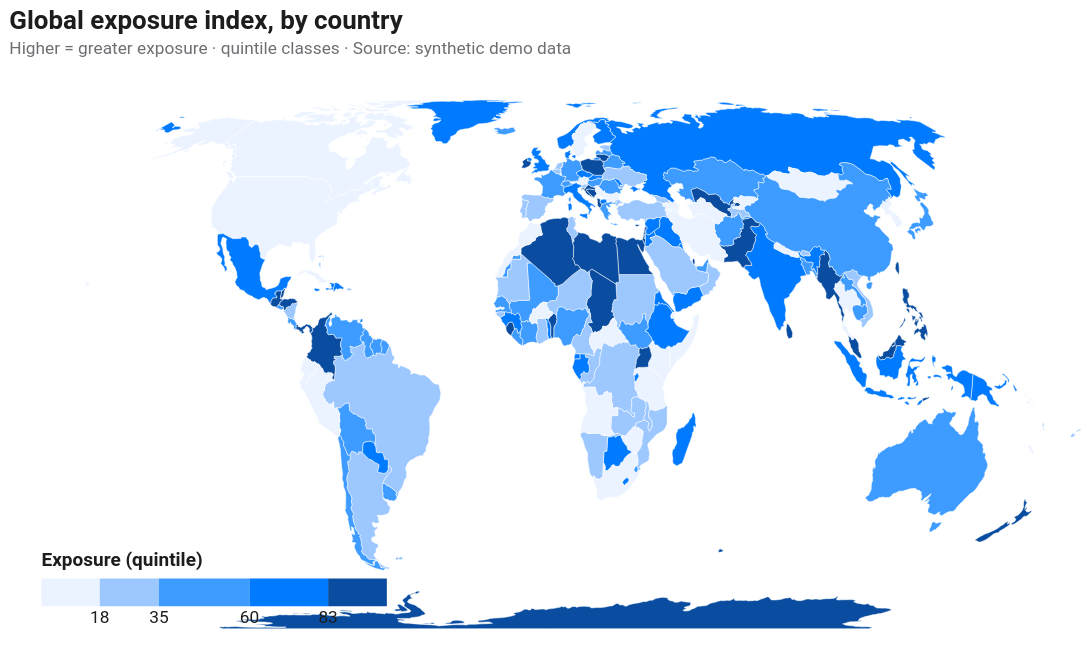

Here is the Vega-Lite specification saved for this chart:
### Vega-Lite specification from a JSON file in a GitHub repository (floating-point values rounded to 4 significant figures; data arrays with more than 128 entries replaced by an {"elided": "..."} marker saying what was removed)
{"$schema": "https://vega.github.io/schema/vega-lite/v5.json", "width": 620, "height": 340, "config": {"background": "#FFFFFF", "font": "Roboto, Roboto Serif, Roboto Mono, system-ui, sans-serif", "view": {"stroke": null, "cornerRadius": 10}, "axis": {"domain": true, "domainColor": "#1D1D1F", "labelColor": "#1D1D1F", "titleColor": "#1D1D1F", "grid": false, "ticks": false, "labelFont": "Roboto Mono", "titleFont": "Roboto"}, "axisTop": {"domain": false, "domainColor": null, "labels": false, "ticks": false, "title": null}, "axisRight": {"domain": false, "domainColor": null, "labels": false, "ticks": false, "title": null}, "legend": {"titleFont": "Roboto", "labelFont": "Roboto", "labelColor": "#1D1D1F", "titleColor": "#1D1D1F"}, "title": {"font": "Roboto", "fontSize": 14, "color": "#1D1D1F", "subtitleFont": "Roboto", "subtitleColor": "#1D1D1F"}, "range": {"category": ["#FF3B30", "#FF9500", "#FFCC00", "#28CD41", "#79DBDC", "#007AFF", "#AF52DE", "#FF2D55"]}, "bar": {"cornerRadiusEnd": 4}, "line": {"strokeWidth": 2}, "point": {"filled": true, "size": 40}}, "title": {"text": "Global exposure index, by country", "subtitle": "Higher = greater exposure · quintile classes · Source: synthetic demo data", "anchor": "start", "fontSize": 15, "subtitleFontSize": 10, "subtitleColor": "#6E6E73", "offset": 8}, "projection": {"type": "equalEarth"}, "data": {"values": {"type": "Topology", "objects": {"countries": {"type": "GeometryCollection", "geometries": [{"type": "MultiPolygon", "arcs": [[[0]], [[1]]], "id": "242", "properties": {"name": "Fiji"}}, {"type": "Polygon", "arcs": [[2, 3, 4, 5, 6, 7, 8, 9, 10]], "id": "834", "properties": {"name": "Tanzania"}}, {"type": "Polygon", "arcs": [[11, 12, 13, 14]], "id": "732", "properties": {"name": "W. Sahara"}}, {"type": "MultiPolygon", "arcs": [[[15, 16, 17, 18]], [[19]], [[20]], [[21]], [[22]], [[23]], [[24]], [[25]], [[26]], [[27]], [[28]], [[29]], [[30]], [[31]], [[32]], [[33]], [[34]], [[35]], [[36]], [[37]], [[38]], [[39]], [[40]], [[41]], [[42]], [[43]], [[44]], [[45]], [[46]], [[47]]], "id": "124", "properties": {"name": "Canada"}}, {"type": "MultiPolygon", "arcs": [[[-19, 48, 49, 50]], [[51]], [[52]], [[53]], [[54]], [[55]], [[56]], [[57]], [[-17, 58]], [[59]]], "id": "840", "properties": {"name": "United States of America"}}, {"type": "Polygon", "arcs": [[60, 61, 62, 63, 64, 65]], "id": "398", "properties": {"name": "Kazakhstan"}}, {"type": "Polygon", "arcs": [[-63, 66, 67, 68, 69]], "id": "860", "properties": {"name": "Uzbekistan"}}, {"type": "MultiPolygon", "arcs": [[[70, 71]], [[72]], [[73]], [[74]]], "id": "598", "properties": {"name": "Papua New Guinea"}}, {"type": "MultiPolygon", "arcs": [[[-72, 75]], [[76, 77]], [[78]], [[79, 80]], [[81]], [[82]], [[83]], [[84]], [[85]], [[86]], [[87]], [[88]], [[89]]], "id": "360", "properties": {"name": "Indonesia"}}, {"type": "MultiPolygon", "arcs": [[[90, 91]], [[92, 93, 94, 95, 96, 97]]], "id": "032", "properties": {"name": "Argentina"}}, {"type": "MultiPolygon", "arcs": [[[-92, 98]], [[99, -95, 100, 101]]], "id": "152", "properties": {"name": "Chile"}}, {"type": "Polygon", "arcs": [[-8, 102, 103, 104, 105, 106, 107, 108, 109, 110, 111]], "id": "180", "properties": {"name": "Dem. Rep. Congo"}}, {"type": "Polygon", "arcs": [[112, 113, 114, 115]], "id": "706", "properties": {"name": "Somalia"}}, {"type": "Polygon", "arcs": [[-3, 116, 117, 118, -113, 119]], "id": "404", "properties": {"name": "Kenya"}}, {"type": "Polygon", "arcs": [[120, 121, 122, 123, 124, 125, 126, 127]], "id": "729", "properties": {"name": "Sudan"}}, {"type": "Polygon", "arcs": [[-122, 128, 129, 130, 131]], "id": "148", "properties": {"name": "Chad"}}, {"type": "Polygon", "arcs": [[132, 133]], "id": "332", "properties": {"name": "Haiti"}}, {"type": "Polygon", "arcs": [[-133, 134]], "id": "214", "properties": {"name": "Dominican Rep."}}, {"type": "MultiPolygon", "arcs": [[[135]], [[136]], [[137]], [[138]], [[139]], [[140]], [[141, 142, 143]], [[144]], [[145]], [[146, 147, 148, 149, -66, 150, 151, 152, 153, 154, 155, 156, 157, 158, 159, 160, 161]], [[162]], [[163, 164]]], "id": "643", "properties": {"name": "Russia"}}, {"type": "MultiPolygon", "arcs": [[[165]], [[166]], [[167]]], "id": "044", "properties": {"name": "Bahamas"}}, {"type": "Polygon", "arcs": [[168]], "id": "238", "properties": {"name": "Falkland Is."}}, {"type": "MultiPolygon", "arcs": [[[169]], [[-161, 170, 171, 172]], [[173]], [[174]]], "id": "578", "properties": {"name": "Norway"}}, {"type": "Polygon", "arcs": [[175]], "id": "304", "properties": {"name": "Greenland"}}, {"type": "Polygon", "arcs": [[176]], "id": "260", "properties": {"name": "Fr. S. Antarctic Lands"}}, {"type": "Polygon", "arcs": [[177, -77]], "id": "626", "properties": {"name": "Timor-Leste"}}, {"type": "Polygon", "arcs": [[178, 179, 180, 181, 182, 183, 184], [185]], "id": "710", "properties": {"name": "South Africa"}}, {"type": "Polygon", "arcs": [[-186]], "id": "426", "properties": {"name": "Lesotho"}}, {"type": "Polygon", "arcs": [[-50, 186, 187, 188, 189]], "id": "484", "properties": {"name": "Mexico"}}, {"type": "Polygon", "arcs": [[190, 191, -93]], "id": "858", "properties": {"name": "Uruguay"}}, {"type": "Polygon", "arcs": [[-191, -98, 192, 193, 194, 195, 196, 197, 198, 199, 200]], "id": "076", "properties": {"name": "Brazil"}}, {"type": "Polygon", "arcs": [[-194, 201, -96, -100, 202]], "id": "068", "properties": {"name": "Bolivia"}}, {"type": "Polygon", "arcs": [[-195, -203, -102, 203, 204, 205]], "id": "604", "properties": {"name": "Peru"}}, {"type": "Polygon", "arcs": [[-196, -206, 206, 207, 208, 209, 210]], "id": "170", "properties": {"name": "Colombia"}}, {"type": "Polygon", "arcs": [[-209, 211, 212, 213]], "id": "591", "properties": {"name": "Panama"}}, {"type": "Polygon", "arcs": [[-213, 214, 215, 216]], "id": "188", "properties": {"name": "Costa Rica"}}, {"type": "Polygon", "arcs": [[-216, 217, 218, 219]], "id": "558", "properties": {"name": "Nicaragua"}}, {"type": "Polygon", "arcs": [[-219, 220, 221, 222, 223]], "id": "340", "properties": {"name": "Honduras"}}, {"type": "Polygon", "arcs": [[-222, 224, 225]], "id": "222", "properties": {"name": "El Salvador"}}, {"type": "Polygon", "arcs": [[-189, 226, 227, -223, -226, 228]], "id": "320", "properties": {"name": "Guatemala"}}, {"type": "Polygon", "arcs": [[-188, 229, -227]], "id": "084", "properties": {"name": "Belize"}}, {"type": "Polygon", "arcs": [[-197, -211, 230, 231]], "id": "862", "properties": {"name": "Venezuela"}}, {"type": "Polygon", "arcs": [[-198, -232, 232, 233]], "id": "328", "properties": {"name": "Guyana"}}, {"type": "Polygon", "arcs": [[-199, -234, 234, 235]], "id": "740", "properties": {"name": "Suriname"}}, {"type": "MultiPolygon", "arcs": [[[-200, -236, 236]], [[237, 238, 239, 240, 241, 242, 243, 244]], [[245]]], "id": "250", "properties": {"name": "France"}}, {"type": "Polygon", "arcs": [[-205, 246, -207]], "id": "218", "properties": {"name": "Ecuador"}}, {"type": "Polygon", "arcs": [[247]], "id": "630", "properties": {"name": "Puerto Rico"}}, {"type": "Polygon", "arcs": [[248]], "id": "388", "properties": {"name": "Jamaica"}}, {"type": "Polygon", "arcs": [[249]], "id": "192", "properties": {"name": "Cuba"}}, {"type": "Polygon", "arcs": [[-181, 250, 251, 252]], "id": "716", "properties": {"name": "Zimbabwe"}}, {"type": "Polygon", "arcs": [[-180, 253, 254, -251]], "id": "072", "properties": {"name": "Botswana"}}, {"type": "Polygon", "arcs": [[-179, 255, 256, 257, -254]], "id": "516", "properties": {"name": "Namibia"}}, {"type": "Polygon", "arcs": [[258, 259, 260, 261, 262, 263, 264]], "id": "686", "properties": {"name": "Senegal"}}, {"type": "Polygon", "arcs": [[-261, 265, 266, 267, 268, 269, 270]], "id": "466", "properties": {"name": "Mali"}}, {"type": "Polygon", "arcs": [[-13, 271, -266, -260, 272]], "id": "478", "properties": {"name": "Mauritania"}}, {"type": "Polygon", "arcs": [[273, 274, 275, 276, 277]], "id": "204", "properties": {"name": "Benin"}}, {"type": "Polygon", "arcs": [[-131, 278, 279, -277, 280, -268, 281, 282]], "id": "562", "properties": {"name": "Niger"}}, {"type": "Polygon", "arcs": [[-278, -280, 283, 284]], "id": "566", "properties": {"name": "Nigeria"}}, {"type": "Polygon", "arcs": [[-130, 285, 286, 287, 288, 289, -284, -279]], "id": "120", "properties": {"name": "Cameroon"}}, {"type": "Polygon", "arcs": [[-275, 290, 291, 292]], "id": "768", "properties": {"name": "Togo"}}, {"type": "Polygon", "arcs": [[-292, 293, 294, 295]], "id": "288", "properties": {"name": "Ghana"}}, {"type": "Polygon", "arcs": [[-270, 296, -295, 297, 298, 299]], "id": "384", "properties": {"name": "Côte d'Ivoire"}}, {"type": "Polygon", "arcs": [[-262, -271, -300, 300, 301, 302, 303]], "id": "324", "properties": {"name": "Guinea"}}, {"type": "Polygon", "arcs": [[-263, -304, 304]], "id": "624", "properties": {"name": "Guinea-Bissau"}}, {"type": "Polygon", "arcs": [[-299, 305, 306, -301]], "id": "430", "properties": {"name": "Liberia"}}, {"type": "Polygon", "arcs": [[-302, -307, 307]], "id": "694", "properties": {"name": "Sierra Leone"}}, {"type": "Polygon", "arcs": [[-269, -281, -276, -293, -296, -297]], "id": "854", "properties": {"name": "Burkina Faso"}}, {"type": "Polygon", "arcs": [[-108, 308, -286, -129, -121, 309]], "id": "140", "properties": {"name": "Central African Rep."}}, {"type": "Polygon", "arcs": [[-107, 310, 311, 312, -287, -309]], "id": "178", "properties": {"name": "Congo"}}, {"type": "Polygon", "arcs": [[-288, -313, 313, 314]], "id": "266", "properties": {"name": "Gabon"}}, {"type": "Polygon", "arcs": [[-289, -315, 315]], "id": "226", "properties": {"name": "Eq. Guinea"}}, {"type": "Polygon", "arcs": [[-7, 316, 317, -252, -255, -258, 318, -103]], "id": "894", "properties": {"name": "Zambia"}}, {"type": "Polygon", "arcs": [[-6, 319, -317]], "id": "454", "properties": {"name": "Malawi"}}, {"type": "Polygon", "arcs": [[-5, 320, -184, 321, -182, -253, -318, -320]], "id": "508", "properties": {"name": "Mozambique"}}, {"type": "Polygon", "arcs": [[-183, -322]], "id": "748", "properties": {"name": "eSwatini"}}, {"type": "MultiPolygon", "arcs": [[[-106, 322, -311]], [[-104, -319, -257, 323]]], "id": "024", "properties": {"name": "Angola"}}, {"type": "Polygon", "arcs": [[-9, -112, 324]], "id": "108", "properties": {"name": "Burundi"}}, {"type": "Polygon", "arcs": [[325, 326, 327, 328, 329, 330, 331]], "id": "376", "properties": {"name": "Israel"}}, {"type": "Polygon", "arcs": [[-331, 332, 333]], "id": "422", "properties": {"name": "Lebanon"}}, {"type": "Polygon", "arcs": [[334]], "id": "450", "properties": {"name": "Madagascar"}}, {"type": "Polygon", "arcs": [[-327, 335]], "id": "275", "properties": {"name": "Palestine"}}, {"type": "Polygon", "arcs": [[-265, 336]], "id": "270", "properties": {"name": "Gambia"}}, {"type": "Polygon", "arcs": [[337, 338, 339]], "id": "788", "properties": {"name": "Tunisia"}}, {"type": "Polygon", "arcs": [[-12, 340, 341, -338, 342, -282, -267, -272]], "id": "012", "properties": {"name": "Algeria"}}, {"type": "Polygon", "arcs": [[-326, 343, 344, 345, 346, -328, -336]], "id": "400", "properties": {"name": "Jordan"}}, {"type": "Polygon", "arcs": [[347, 348, 349, 350, 351]], "id": "784", "properties": {"name": "United Arab Emirates"}}, {"type": "Polygon", "arcs": [[352, 353]], "id": "634", "properties": {"name": "Qatar"}}, {"type": "Polygon", "arcs": [[354, 355, 356]], "id": "414", "properties": {"name": "Kuwait"}}, {"type": "Polygon", "arcs": [[-345, 357, 358, 359, 360, -357, 361]], "id": "368", "properties": {"name": "Iraq"}}, {"type": "MultiPolygon", "arcs": [[[-351, 362, 363, 364]], [[-349, 365]]], "id": "512", "properties": {"name": "Oman"}}, {"type": "MultiPolygon", "arcs": [[[366]], [[367]]], "id": "548", "properties": {"name": "Vanuatu"}}, {"type": "Polygon", "arcs": [[368, 369, 370, 371]], "id": "116", "properties": {"name": "Cambodia"}}, {"type": "Polygon", "arcs": [[-369, 372, 373, 374, 375, 376]], "id": "764", "properties": {"name": "Thailand"}}, {"type": "Polygon", "arcs": [[-370, -377, 377, 378, 379]], "id": "418", "properties": {"name": "Laos"}}, {"type": "Polygon", "arcs": [[-376, 380, 381, 382, 383, -378]], "id": "104", "properties": {"name": "Myanmar"}}, {"type": "Polygon", "arcs": [[-371, -380, 384, 385]], "id": "704", "properties": {"name": "Vietnam"}}, {"type": "MultiPolygon", "arcs": [[[386, 386, 386]], [[-147, 387, 388, 389, 390]]], "id": "408", "properties": {"name": "North Korea"}}, {"type": "Polygon", "arcs": [[-389, 391]], "id": "410", "properties": {"name": "South Korea"}}, {"type": "Polygon", "arcs": [[-149, 392]], "id": "496", "properties": {"name": "Mongolia"}}, {"type": "Polygon", "arcs": [[-383, 393, 394, 395, 396, 397, 398, 399, 400]], "id": "356", "properties": {"name": "India"}}, {"type": "Polygon", "arcs": [[-382, 401, -394]], "id": "050", "properties": {"name": "Bangladesh"}}, {"type": "Polygon", "arcs": [[-400, 402]], "id": "064", "properties": {"name": "Bhutan"}}, {"type": "Polygon", "arcs": [[-398, 403]], "id": "524", "properties": {"name": "Nepal"}}, {"type": "Polygon", "arcs": [[-396, 404, 405, 406, 407]], "id": "586", "properties": {"name": "Pakistan"}}, {"type": "Polygon", "arcs": [[-69, 408, 409, -407, 410, 411]], "id": "004", "properties": {"name": "Afghanistan"}}, {"type": "Polygon", "arcs": [[-68, 412, 413, -409]], "id": "762", "properties": {"name": "Tajikistan"}}, {"type": "Polygon", "arcs": [[-62, 414, -413, -67]], "id": "417", "properties": {"name": "Kyrgyzstan"}}, {"type": "Polygon", "arcs": [[-64, -70, -412, 415, 416]], "id": "795", "properties": {"name": "Turkmenistan"}}, {"type": "Polygon", "arcs": [[-360, 417, 418, 419, 420, 421, -416, -411, -406, 422]], "id": "364", "properties": {"name": "Iran"}}, {"type": "Polygon", "arcs": [[-332, -334, 423, 424, -358, -344]], "id": "760", "properties": {"name": "Syria"}}, {"type": "Polygon", "arcs": [[-420, 425, 426, 427, 428]], "id": "051", "properties": {"name": "Armenia"}}, {"type": "Polygon", "arcs": [[-172, 429, 430]], "id": "752", "properties": {"name": "Sweden"}}, {"type": "Polygon", "arcs": [[-156, 431, 432, 433, 434]], "id": "112", "properties": {"name": "Belarus"}}, {"type": "Polygon", "arcs": [[-155, 435, -164, 436, 437, 438, 439, 440, 441, 442, -432]], "id": "804", "properties": {"name": "Ukraine"}}, {"type": "Polygon", "arcs": [[-433, -443, 443, 444, 445, 446, -142, 447]], "id": "616", "properties": {"name": "Poland"}}, {"type": "Polygon", "arcs": [[448, 449, 450, 451, 452, 453, 454]], "id": "040", "properties": {"name": "Austria"}}, {"type": "Polygon", "arcs": [[-441, 455, 456, 457, 458, -449, 459]], "id": "348", "properties": {"name": "Hungary"}}, {"type": "Polygon", "arcs": [[-439, 460]], "id": "498", "properties": {"name": "Moldova"}}, {"type": "Polygon", "arcs": [[-438, 461, 462, 463, -456, -440, -461]], "id": "642", "properties": {"name": "Romania"}}, {"type": "Polygon", "arcs": [[-434, -448, -144, 464, 465]], "id": "440", "properties": {"name": "Lithuania"}}, {"type": "Polygon", "arcs": [[-157, -435, -466, 466, 467]], "id": "428", "properties": {"name": "Latvia"}}, {"type": "Polygon", "arcs": [[-158, -468, 468]], "id": "233", "properties": {"name": "Estonia"}}, {"type": "Polygon", "arcs": [[-446, 469, -453, 470, -238, 471, 472, 473, 474, 475, 476]], "id": "276", "properties": {"name": "Germany"}}, {"type": "Polygon", "arcs": [[-463, 477, 478, 479, 480, 481]], "id": "100", "properties": {"name": "Bulgaria"}}, {"type": "MultiPolygon", "arcs": [[[482]], [[-480, 483, 484, 485, 486]]], "id": "300", "properties": {"name": "Greece"}}, {"type": "MultiPolygon", "arcs": [[[-359, -425, 487, 488, -427, -418]], [[-479, 489, -484]]], "id": "792", "properties": {"name": "Turkey"}}, {"type": "Polygon", "arcs": [[-486, 490, 491, 492, 493]], "id": "008", "properties": {"name": "Albania"}}, {"type": "Polygon", "arcs": [[-458, 494, 495, 496, 497, 498]], "id": "191", "properties": {"name": "Croatia"}}, {"type": "Polygon", "arcs": [[-452, 499, -239, -471]], "id": "756", "properties": {"name": "Switzerland"}}, {"type": "Polygon", "arcs": [[-472, -245, 500]], "id": "442", "properties": {"name": "Luxembourg"}}, {"type": "Polygon", "arcs": [[-473, -501, -244, 501, 502]], "id": "056", "properties": {"name": "Belgium"}}, {"type": "Polygon", "arcs": [[-474, -503, 503]], "id": "528", "properties": {"name": "Netherlands"}}, {"type": "Polygon", "arcs": [[504, 505]], "id": "620", "properties": {"name": "Portugal"}}, {"type": "Polygon", "arcs": [[-505, 506, -242, 507]], "id": "724", "properties": {"name": "Spain"}}, {"type": "Polygon", "arcs": [[508, 509]], "id": "372", "properties": {"name": "Ireland"}}, {"type": "Polygon", "arcs": [[510]], "id": "540", "properties": {"name": "New Caledonia"}}, {"type": "MultiPolygon", "arcs": [[[511]], [[512]], [[513]], [[514]], [[515]]], "id": "090", "properties": {"name": "Solomon Is."}}, {"type": "MultiPolygon", "arcs": [[[516]], [[517]]], "id": "554", "properties": {"name": "New Zealand"}}, {"type": "MultiPolygon", "arcs": [[[518]], [[519]]], "id": "036", "properties": {"name": "Australia"}}, {"type": "Polygon", "arcs": [[520]], "id": "144", "properties": {"name": "Sri Lanka"}}, {"type": "MultiPolygon", "arcs": [[[521]], [[-61, -150, -393, -148, -391, 522, -385, -379, -384, -401, -403, -399, -404, -397, -408, -410, -414, -415]]], "id": "156", "properties": {"name": "China"}}, {"type": "Polygon", "arcs": [[523]], "id": "158", "properties": {"name": "Taiwan"}}, {"type": "MultiPolygon", "arcs": [[[-451, 524, 525, -240, -500]], [[526]], [[527]]], "id": "380", "properties": {"name": "Italy"}}, {"type": "MultiPolygon", "arcs": [[[-476, 528]], [[529]]], "id": "208", "properties": {"name": "Denmark"}}, {"type": "MultiPolygon", "arcs": [[[-510, 530]], [[531]]], "id": "826", "properties": {"name": "United Kingdom"}}, {"type": "Polygon", "arcs": [[532]], "id": "352", "properties": {"name": "Iceland"}}, {"type": "MultiPolygon", "arcs": [[[-152, 533, -421, -429, 534]], [[-419, -426]]], "id": "031", "properties": {"name": "Azerbaijan"}}, {"type": "Polygon", "arcs": [[-153, -535, -428, -489, 535]], "id": "268", "properties": {"name": "Georgia"}}, {"type": "MultiPolygon", "arcs": [[[536]], [[537]], [[538]], [[539]], [[540]], [[541]], [[542]]], "id": "608", "properties": {"name": "Philippines"}}, {"type": "MultiPolygon", "arcs": [[[-374, 543]], [[-81, 544, 545, 546]]], "id": "458", "properties": {"name": "Malaysia"}}, {"type": "Polygon", "arcs": [[-546, 547]], "id": "096", "properties": {"name": "Brunei"}}, {"type": "Polygon", "arcs": [[-450, -459, -499, 548, -525]], "id": "705", "properties": {"name": "Slovenia"}}, {"type": "Polygon", "arcs": [[-160, 549, -430, -171]], "id": "246", "properties": {"name": "Finland"}}, {"type": "Polygon", "arcs": [[-442, -460, -455, 550, -444]], "id": "703", "properties": {"name": "Slovakia"}}, {"type": "Polygon", "arcs": [[-445, -551, -454, -470]], "id": "203", "properties": {"name": "Czechia"}}, {"type": "Polygon", "arcs": [[-126, 551, 552, 553]], "id": "232", "properties": {"name": "Eritrea"}}, {"type": "MultiPolygon", "arcs": [[[554]], [[555]], [[556]]], "id": "392", "properties": {"name": "Japan"}}, {"type": "Polygon", "arcs": [[-193, -97, -202]], "id": "600", "properties": {"name": "Paraguay"}}, {"type": "Polygon", "arcs": [[-364, 557, 558]], "id": "887", "properties": {"name": "Yemen"}}, {"type": "Polygon", "arcs": [[-346, -362, -356, 559, -354, 560, -352, -365, -559, 561]], "id": "682", "properties": {"name": "Saudi Arabia"}}, {"type": "MultiPolygon", "arcs": [[[562]], [[563]], [[564]], [[565]], [[566]], [[567]], [[568]], [[569]]], "id": "010", "properties": {"name": "Antarctica"}}, {"type": "Polygon", "arcs": [[570, 571]], "properties": {"name": "N. Cyprus"}}, {"type": "Polygon", "arcs": [[-572, 572]], "id": "196", "properties": {"name": "Cyprus"}}, {"type": "Polygon", "arcs": [[-341, -15, 573]], "id": "504", "properties": {"name": "Morocco"}}, {"type": "Polygon", "arcs": [[-124, 574, 575, -329, 576]], "id": "818", "properties": {"name": "Egypt"}}, {"type": "Polygon", "arcs": [[-123, -132, -283, -343, -340, 577, -575]], "id": "434", "properties": {"name": "Libya"}}, {"type": "Polygon", "arcs": [[-114, -119, 578, -127, -554, 579, 580]], "id": "231", "properties": {"name": "Ethiopia"}}, {"type": "Polygon", "arcs": [[-553, 581, 582, -580]], "id": "262", "properties": {"name": "Djibouti"}}, {"type": "Polygon", "arcs": [[-115, -581, -583, 583]], "properties": {"name": "Somaliland"}}, {"type": "Polygon", "arcs": [[-11, 584, -110, 585, -117]], "id": "800", "properties": {"name": "Uganda"}}, {"type": "Polygon", "arcs": [[-10, -325, -111, -585]], "id": "646", "properties": {"name": "Rwanda"}}, {"type": "Polygon", "arcs": [[-496, 586, 587]], "id": "070", "properties": {"name": "Bosnia and Herz."}}, {"type": "Polygon", "arcs": [[-481, -487, -494, 588, 589]], "id": "807", "properties": {"name": "Macedonia"}}, {"type": "Polygon", "arcs": [[-457, -464, -482, -590, 590, 591, -587, -495]], "id": "688", "properties": {"name": "Serbia"}}, {"type": "Polygon", "arcs": [[-492, 592, -497, -588, -592, 593]], "id": "499", "properties": {"name": "Montenegro"}}, {"type": "Polygon", "arcs": [[-493, -594, -591, -589]], "properties": {"name": "Kosovo"}}, {"type": "Polygon", "arcs": [[594]], "id": "780", "properties": {"name": "Trinidad and Tobago"}}, {"type": "Polygon", "arcs": [[-109, -310, -128, -579, -118, -586]], "id": "728", "properties": {"name": "S. Sudan"}}]}, "land": {"type": "GeometryCollection", "geometries": [{"type": "MultiPolygon", "arcs": {"elided": "124 rows, 268 int values in total"}}]}}, "arcs": {"elided": "595 rows, 16492 int values in total"}, "bbox": [-180, -85.61, 180, 83.65], "transform": {"scale": [0.0036, 0.001693], "translate": [-180, -85.61]}}, "format": {"type": "topojson", "feature": "countries"}}, "transform": [{"lookup": "id", "from": {"data": {"values": {"elided": "174 records"}}, "key": "id", "fields": ["value"]}}], "mark": {"type": "geoshape", "stroke": "white", "strokeWidth": 0.3}, "encoding": {"color": {"field": "value", "type": "quantitative", "scale": {"type": "quantile", "range": ["#EAF3FF", "#9CC7FF", "#3E9BFF", "#007AFF", "#0A4DA0"]}, "legend": {"title": "Exposure (quintile)", "format": ".0f", "orient": "bottom-left", "direction": "horizontal", "gradientLength": 150}}}}
